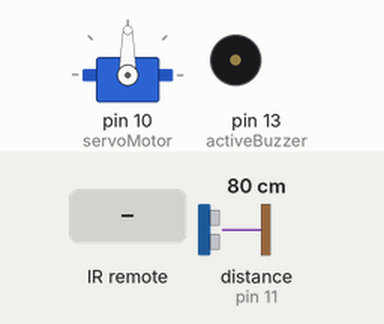
Bench run of a sketch on a simulated Arduino Uno, built with avr-gcc and run on an emulated ATmega328P. Parts: servo, buzzer (waves = sounding, pin HIGH). Wiring (inferred from the names in the program): ultrasonic range finder: trigger pin 12; echo pin 11. The test bench sets the inputs (shaded band); at power-on: distance to the obstacle (sensor on pin 11) 80 cm. The echo pulse lasts 58.3 µs per cm; pins used as bus, display or sensor lines are not drawn.

Above: at 1.2 s.
1.3 s: distance to the obstacle (sensor on pin 11) set to 6 cm
2.8 s: distance to the obstacle (sensor on pin 11) set to 3 cm
At 5.7 s:
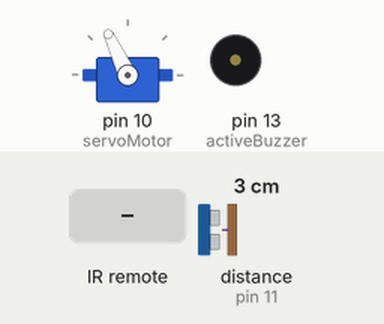
5.8 s: infrared code 0xFFE01F received
At 7.8 s:
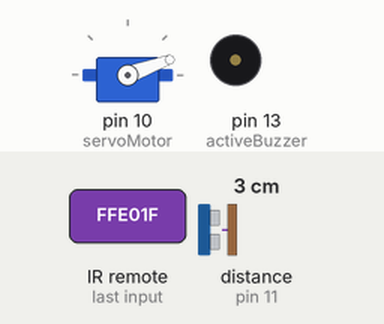
11.8 s: distance to the obstacle (sensor on pin 11) set to 9 cm
13.4 s: distance to the obstacle (sensor on pin 11) set to 2 cm
At 14.57 s:
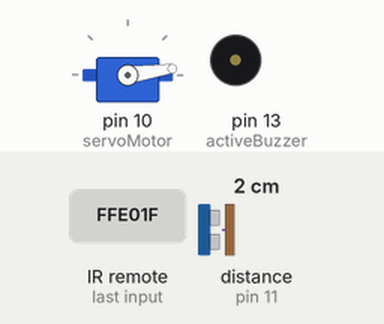
Timing chart, 0 to 17.4 s (numbered marks = the images above; inputs shaded):
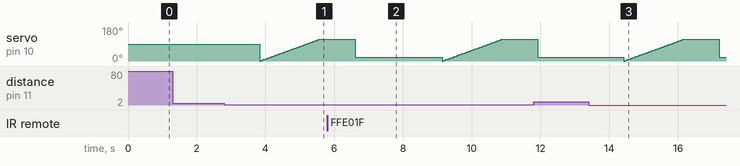

Measured:
- the behaviour switches between 5 and 4 cm on distance to the obstacle (sensor on pin 11) (found by bisection; images 0 and 1)
- after the input at 1.3 s, every drawn part: stays the same

The sketch:

Project.ino
```cpp
#include <Servo.h>
#include <SR04.h>
#include <IRremote.h>
#define trigPin 12
#define echoPin 11

int activeBuzzer = 13;

Servo servoMotor;
int position = 0;
bool open = false;

SR04 ultrasonicSensor = SR04(echoPin, trigPin);
long distance;

int reciever = 9;
IRrecv irrecv(reciever);
decode_results results;
bool autonomousLock = false;
bool enableAuto = false;

void setup(){
  Serial.begin(9600);
  pinMode(activeBuzzer, OUTPUT);
  servoMotor.attach(10);
  irrecv.enableIRIn();
}

void translateIR(){
  switch(results.value){
    case 0xFF629D:
      if(!autonomousLock){
        enableAuto = false;
        autonomousLock = true;
        Serial.println(enableAuto);
      } else {
        enableAuto = true;
        autonomousLock = false;
        Serial.println(enableAuto);
      }
      break;

    case 0xFFA857:
      manualOverrideOpen();
      break;

    case 0xFFE01F:
      manualOverrideClose();
      break;

    default:
      break;
  }
}

void autonomousMode(){
  for(position = 0; position <= 115; position++){
      servoMotor.write(position);
      delay(15);
  }

  delay(8000);

  digitalWrite(activeBuzzer, HIGH);
  delay(1);
  digitalWrite(activeBuzzer, LOW);

  delay(2000);

  servoMotor.write(20);
}

void manualOverrideOpen(){
  digitalWrite(activeBuzzer, HIGH);
  delay(1);
  digitalWrite(activeBuzzer, LOW);
  delay(1000);

  for(int position = 0; position <= 115; position++){
      servoMotor.write(position);
      delay(15);
  }

  digitalWrite(activeBuzzer, HIGH);
  delay(1);
  digitalWrite(activeBuzzer, LOW);
  delay(1);

  open = true;
}

void manualOverrideClose(){
  digitalWrite(activeBuzzer, HIGH);
  delay(1);
  digitalWrite(activeBuzzer, LOW);
  delay(1000);

  servoMotor.write(20);

  delay(250);
  digitalWrite(activeBuzzer, HIGH);
  delay(1);
  digitalWrite(activeBuzzer, LOW);
  delay(1);

  open = false;
}

void loop(){
  distance = ultrasonicSensor.Distance();

  if(irrecv.decode(&results)){
    translateIR();
    irrecv.resume();
  }

  if(distance <= 3 && enableAuto) autonomousMode();
  if(distance <= 3 && !enableAuto){
    if(open) manualOverrideClose();
    else manualOverrideOpen();
  }
}
```

SR04.h
```cpp
#ifndef SR04_H
#define SR04_H

#if defined(ARDUINO) && ARDUINO >= 100
	#include "Arduino.h"
#else
	#include "WProgram.h"
#endif
//#include "pins_arduino.h"

#include <inttypes.h>

#define PULSE_TIMEOUT 150000L	// 100ms
#define DEFAULT_DELAY 10
#define DEFAULT_PINGS 5
class SR04 {
public:

	/**
	* Constructor
	* Ultrasonic sensor SR04, four connections pins
	* VCC, ECHO, TRIGGER, GND
	* <br>
	* \param echoPin digital INPUT-Pin for measuring distance
	* \param triggerPin if 10us high a trigger signal is generated from
	*					SR04
	*
	* \return void
	*/
	SR04(int echoPin, int triggerPin);

	/**
	* Do a measurment for this sensor. Return distance as long
	* in centimenter
	* \return long distance in centimeter
	*/
	long Distance();

	/**
	* Do count measurents and calculate the average.
	* To avoid defilement from ow/high peaks, min/max values
	* are substracted from the average
	*
	* \param wait delay between measurements, default = DEFAULT_DELAY/ms
	* \param count number of measurements, default DEFAULT_PINGS
	* \return long distance in centimeter
	**/
	long DistanceAvg(int wait=DEFAULT_DELAY, int count=DEFAULT_PINGS);

	/**
	* Do only a ping. Get result with methode getDistance()
	*
	* \param keine
	*/
	void Ping() ;

	/**
	* return latest distance. Methode Ping() should be called before
	* \param keine
	* \return Distanz in Zentimeter
	*/
	long getDistance();


private:
	/**
	* Do the measurement calculation and return result in centimeter
	* SR04 measure echo time to obstacle and return way.
	* <br>
	* Sound travels with 340m/sec
	* <br>
	* Example: Obstace 100cm away from SR04. Measure time is 100cm to
	* obstacle and 100cm return = 200cm
	* <br>
	* 1sec = 1000ms = 1.000.000uS
	* 1.000.000 / 340 = Distance in microseconds for 100cm
	* 2941uS fuer 100cm = 5882 uS fuer 200cm
	*
	* duration / 5882 * 100 = distance in cm
	*/
	long MicrosecondsToCentimeter(long duration);

	long _currentDistance;
	int _echoPin, _triggerPin;
	long _duration, _distance;
	bool _autoMode;
};
#endif
```
